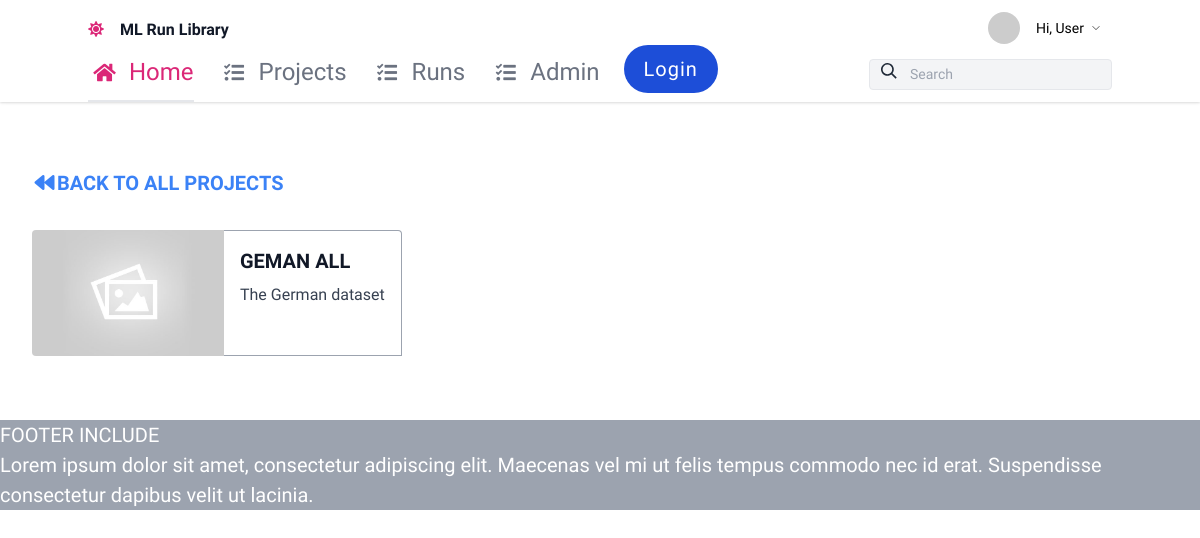
Before: /projects/project/9144088d-d79b-42fb-b67c-a6d6e58e3b05/ with the older database file.
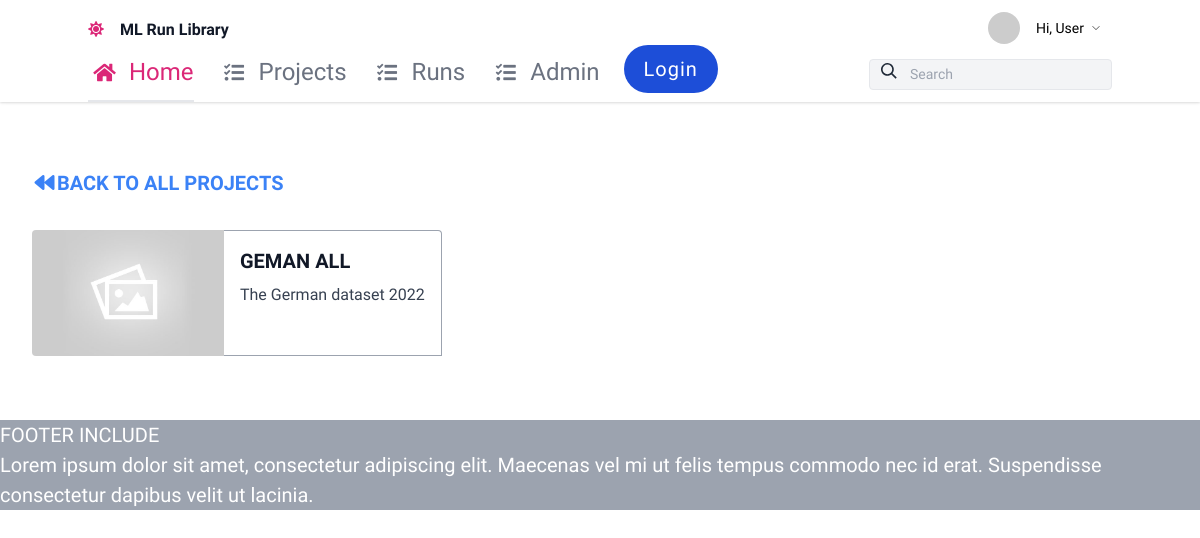
After: the same page with the newer database file.
### projects/models.py (models this page shows, shortened)
class Project(models.Model):
    id = models.UUIDField(default=uuid.uuid4, unique=True,
                          primary_key=True, editable=False)
    created = models.DateTimeField(auto_now_add=True)
    project_code = models.CharField(max_length=40, validators=[
        MinLengthValidator(6)], default="MISSING")
    team = models.ForeignKey(
        Team, null=True, blank=False,  on_delete=models.PROTECT, related_name='projects')
    title = models.CharField(max_length=200, validators=[
        MinLengthValidator(3)])
    description = models.TextField(null=True, validators=[
        MinLengthValidator(3)])
    featured_image = models.ImageField(
        null=True, blank=True, default="default.jpg", upload_to='images/projects/')
    status = models.ForeignKey(
        Status, null=True, blank=False,  on_delete=models.PROTECT, related_name='projects')

### projects/views_projects.py (the view)
# urls.py: path('project/<str:pk>/', views_projects.project, name="project"),
def project(request, pk):
    project = Project.objects.get(id=pk)
    context = {'project': project}
    return render(request, 'projects/project-detail.html', context)

### projects/templates/projects/project-detail.html
{% extends 'base.html' %}
{% load static %}
{% block content %}
<main class="mx-auto max-w-7xl py-6 sm:px-6 lg:px-8">
  <div class="mb-8">
    <a href="{% url 'projects:projects' %}" class="font-bold text-blue-500 hover:text-blue-300">
      <i class="fas fa-backward fa-fw"></i>BACK TO ALL PROJECTS</a>
  </div>
  <div class="max-w-sm w-full lg:max-w-full lg:flex">
    <div
      class="h-48 lg:h-auto lg:w-48 flex-none bg-cover rounded-t lg:rounded-t-none lg:rounded-l text-center overflow-hidden"
      style="background-image: url('{{ project.featured_image.url }}')" title="Woman holding a mug">
    </div>
    <div
      class="border-r border-b border-l border-gray-400 lg:border-l-0 lg:border-t lg:border-gray-400 bg-white rounded-b lg:rounded-b-none lg:rounded-r p-4 flex flex-col justify-between leading-normal">
      <div class="mb-8">
        <div class="text-gray-900 font-bold text-xl mb-2">{{project.title}}</div>
        <p class="text-gray-700 text-base">{{project.description}}</p>
      </div>
    </div>
  </div>
</main>
{% endblock %}

### templates/base.html (shortened to what this page needs)
<!DOCTYPE html>
{% load static %}
<html lang="en">
<head>
  <link rel="stylesheet" href="https://use.fontawesome.com/releases/v5.3.1/css/all.css"
 />
  <link rel="stylesheet" href="https://unpkg.com/tailwindcss@2.2.19/dist/tailwind.min.css" />
</head>
<body class="raleway">
  <div class="font-sans leading-normal tracking-normal">
    {% include 'partials/navbar.html' %}
    <div style="height: 120px"></div>
    <div>
      <div>{% block content %} {% endblock content %}</div>
    </div>
  </div>
  <div style="height: 40px"></div>
  {% include "partials/footer.html" %}
</body>
</html>

### templates/partials/navbar.html (shortened to what this page needs)
<nav id="header" class="bg-white fixed w-full z-10 top-0 shadow">
  <div class="w-full container mx-auto flex flex-wrap items-center mt-0 pt-3 pb-3 md:pb-0">
    <div class="w-1/2 pl-2 md:pl-0">
      <a class="text-gray-900 text-base xl:text-2xl no-underline hover:no-underline font-bold" href="#">
        <i class="fas fa-sun text-pink-600 pr-3"></i> ML Run Library
      </a>
    </div>
    <div class="w-1/2 pr-0">
      <div class="flex relative inline-block float-right">
        <div class="relative text-sm">
          <button id="userButton" class="flex items-center focus:outline-none mr-3">
            <img class="w-8 h-8 rounded-full mr-4" src="http://i.pravatar.cc/300" alt="Avatar of User" />
            <span class="hidden md:inline-block">Hi, User </span>
          </button>
        </div>
      </div>
    </div>
    <div class="w-full flex-grow lg:flex lg:items-center lg:w-auto hidden lg:block mt-2 lg:mt-0 bg-white z-20"
      id="nav-content">
      {% include 'partials/navbar-items.html' %}
      <div class="relative pull-right pl-4 pr-4 md:pr-0">
        <input type="search" placeholder="Search"
          class="w-full bg-gray-100 text-sm text-gray-800 transition border focus:outline-none focus:border-gray-700 rounded py-1 px-2 pl-10 appearance-none leading-normal" />
        <div class="absolute search-icon" style="top: 0.375rem; left: 1.75rem">
          <svg class="fill-current pointer-events-none text-gray-800 w-4 h-4" xmlns="http://www.w3.org/2000/svg"
            viewBox="0 0 20 20">
            <path d="M12.9 14.32a8 8 0 1 1 1.41-1.41l5.35 5.33-1.42 1.42-5.33-5.34zM8 14A6 6 0 1 0 8 2a6 6 0 0 0 0 12z">
            </path>
          </svg>
        </div>
      </div>
    </div>
  </div>
</nav>

### templates/partials/navbar-items.html
<ul class="list-reset lg:flex flex-1 items-center px-4 md:px-0">
  <li class="mr-6 my-2 md:my-0">
    <a href="{% url 'main' %}"
      class="block py-1 md:py-3 pl-1 align-middle text-pink-600 no-underline hover:text-gray-900 border-b-2 border-orange-600 hover:border-orange-600">
      <i class="fas fa-home fa-fw mr-3 text-pink-600"></i><span class="pb-1 md:pb-0 text-2xl">Home</span>
    </a>
  </li>
  <li class="mr-6 my-2 md:my-0">
    <a href="{% url 'projects:projects' %}"
      class="block py-1 md:py-3 pl-1 align-middle text-gray-500 no-underline hover:text-gray-900 border-b-2 border-white hover:border-pink-500">
      <i class="fas fa-tasks fa-fw mr-3"></i><span class="pb-1 md:pb-0 text-2xl">Projects</span>
    </a>
  </li>
  <li class="mr-6 my-2 md:my-0">
    <a href="{% url 'projects:runs' %}"
      class="block py-1 md:py-3 pl-1 align-middle text-gray-500 no-underline hover:text-gray-900 border-b-2 border-white hover:border-pink-500">
      <i class="fas fa-tasks fa-fw mr-3"></i><span class="pb-1 md:pb-0 text-2xl">Runs</span>
    </a>
  </li>
  <li class="mr-6 my-2 md:my-0">
    <a href="/admin/"
      class="block py-1 md:py-3 pl-1 align-middle text-gray-500 no-underline hover:text-gray-900 border-b-2 border-white hover:border-pink-500">
      <i class="fas fa-tasks fa-fw mr-3"></i><span class="pb-1 md:pb-0 text-2xl">Admin</span>
    </a>
  </li>
  <li class="mr-6 my-2 md:my-0">
    <a href="/admin/">
      <button type="button"
        class="tracking-wider text-white bg-blue-700 hover:bg-blue-800 focus:outline-none focus:ring-4 focus:ring-blue-300 font-medium rounded-full text-lg px-5 py-2.5 text-center text-xl mr-2 mb-2 dark:bg-blue-600 dark:hover:bg-blue-700 dark:focus:ring-blue-800 w-30">Login
      </button>
    </a>
  </li>
</ul>

### templates/partials/footer.html (shortened to what this page needs)
<footer class="bg-gray-400 font-sans leading-normal tracking-normal text-white">
  <div>
    <h3>FOOTER INCLUDE</h3>
    <p>
      Lorem ipsum dolor sit amet, consectetur adipiscing elit. Maecenas vel mi
      ut felis tempus commodo nec id erat. Suspendisse consectetur dapibus velit
      ut lacinia.
    </p>
  </div>
</footer>

### templates/base.html (style rules this page uses)
div { font-family: 'Raleway', sans-serif; font-size: 20px; }

Changed rows visible on the page:
changed Project "GEMAN ALL": description "The German dataset" → "The German dataset 2022"
